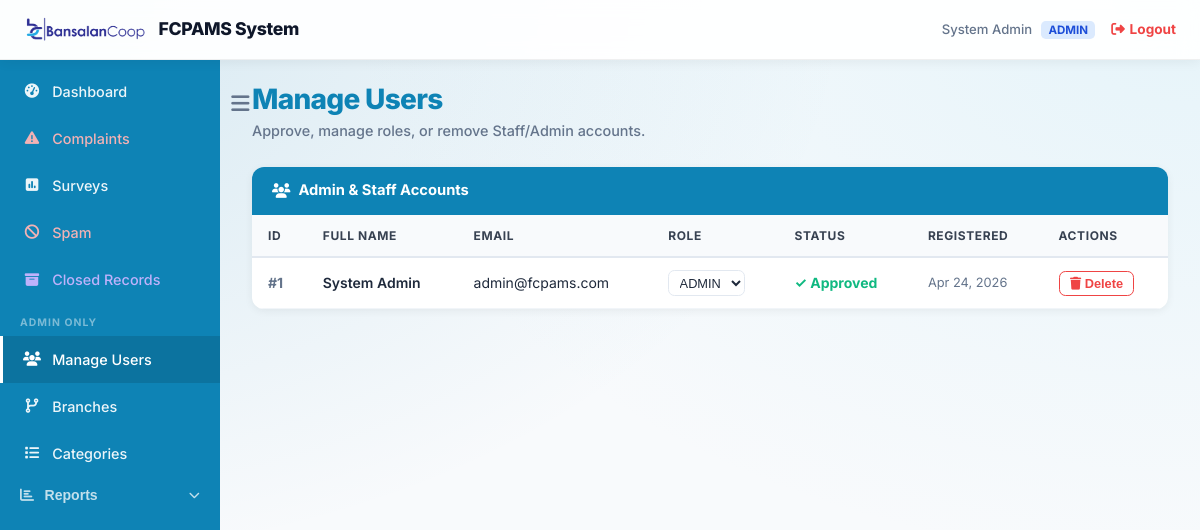
The page /admin/users.php (signed in) on the database its author committed.
### tables this page shows
CREATE TABLE IF NOT EXISTS users (
    id INT AUTO_INCREMENT PRIMARY KEY,
    name VARCHAR(255) NOT NULL,
    email VARCHAR(255) UNIQUE NOT NULL,
    password_hash VARCHAR(255) NOT NULL,
    role ENUM('ADMIN', 'STAFF') DEFAULT 'STAFF',
    branch_id INT,
    is_approved BOOLEAN DEFAULT FALSE,
    created_at TIMESTAMP DEFAULT CURRENT_TIMESTAMP,
    FOREIGN KEY (branch_id) REFERENCES branches(id) ON DELETE SET NULL
);

### admin/users.php (the view, shortened to what this page needs)
<?php
require_once '../config/db.php';
$users = $conn->query("SELECT * FROM users ORDER BY is_approved ASC, id DESC");
include '../includes/admin_header.php';
include '../includes/admin_sidebar.php';
?>
<div class="fade-in">
    <div style="margin-bottom:1.5rem;">
        <h1 style="font-size:1.75rem;color:#0e83b5;margin-bottom:0.25rem;">Manage Users</h1>
        <p style="color:#64748b;font-size:0.9rem;">Approve, manage roles, or remove Staff/Admin accounts.</p>
    </div>
    <div class="admin-table-wrapper">
        <div class="admin-table-header">
            <i class="fas fa-users"></i> Admin &amp; Staff Accounts
        </div>
        <div style="overflow-x:auto;">
        <table class="admin-table">
            <thead>
                <tr>
                    <th>ID</th>
                    <th>Full Name</th>
                    <th>Email</th>
                    <th>Role</th>
                    <th>Status</th>
                    <th>Registered</th>
                    <th>Actions</th>
                </tr>
            </thead>
            <tbody>
            <?php if ($users->num_rows > 0): ?>
                <?php while ($u = $users->fetch_assoc()): ?>
                <tr>
                    <td style="font-weight:700;color:#64748b;">#<?php echo $u['id']; ?></td>
                    <td style="font-weight:600;"><?php echo htmlspecialchars($u['name']); ?></td>
                    <td><?php echo htmlspecialchars($u['email']); ?></td>
                    <td>
                        <?php if ($u['id'] !== $_SESSION['user_id']): ?>
                        <form method="POST" style="display:inline-flex;gap:0.3rem;align-items:center;">
                            <select name="role" style="padding:0.2rem 0.4rem;border:1px solid #e2e8f0;border-radius:0.4rem;font-size:0.8rem;background:white;color:#1e293b;" onchange="this.form.submit()">
                                <option value="ADMIN" <?php echo $u['role']==='ADMIN'?'selected':''; ?>>ADMIN</option>
                            </select>
                        </form>
                        <?php else: ?>
                            <span style="background:#dbeafe;color:#1d4ed8;padding:0.2rem 0.6rem;border-radius:0.3rem;font-size:0.78rem;font-weight:700;"><?php echo $u['role']; ?> (You)</span>
                        <?php endif; ?>
                    </td>
                    <td>
                        <?php if ($u['is_approved']): ?>
                            <span style="color:#10b981;font-weight:700;">✓ Approved</span>
                        <?php else: ?>
                            <span style="color:#eab308;font-weight:700;">⏳ Pending</span>
                        <?php endif; ?>
                    </td>
                    <td style="font-size:0.8rem;color:#64748b;"><?php echo date('M d, Y', strtotime($u['created_at'])); ?></td>
                    <td>
                        <div style="display:flex;gap:0.4rem;flex-wrap:wrap;">
                            <?php if ($u['id'] !== $_SESSION['user_id']): ?>
                            <form method="POST" style="display:inline;" onsubmit="return confirm('Delete this user? This cannot be undone.');">
                                <button type="submit" style="background:transparent;color:#ef4444;border:1px solid #ef4444;border-radius:0.4rem;padding:0.25rem 0.65rem;font-size:0.8rem;cursor:pointer;font-weight:600;">
                                    <i class="fas fa-trash"></i> Delete
                                </button>
                            </form>
                            <?php endif; ?>
                        </div>
                    </td>
                </tr>
                <?php endwhile; ?>
            <?php else: ?>
                <tr><td colspan="7" style="text-align:center;padding:2rem;color:#94a3b8;">No users found.</td></tr>
            <?php endif; ?>
            </tbody>
        </table>
        </div>
    </div>
</div>
<?php include '../includes/admin_footer.php'; ?>

### assets/css/main.css (style rules this page uses)
:root { --primary: #3b82f6; --primary-hover: #2563eb; --secondary: #6366f1; --secondary-hover: #4f46e5; --accent: #f43f5e; --bg-color: #f8fafc; --surface-color: #ffffff; --text-primary: #0f172a; --text-secondary: #334155; --border-color: #e2e8f0; --success: #10b981; --error: #ef4444; --font-family: 'Inter', system-ui, -apple-system, sans-serif; --glass-bg: rgba(255, 255, 255, 0.65); --glass-border: rgba(255, 255, 255, 0.8); --glass-shadow: 0 10px 40px 0 rgba(0, 0, 0, 0.08); }
* { box-sizing: border-box; margin: 0; padding: 0; }
h1, h2, h3, h4, h5, h6 { font-weight: 800; line-height: 1.1; letter-spacing: -0.025em; margin-bottom: 1.25rem; color: #1e293b; }
h1 { font-size: 3.2rem; }
p { margin-bottom: 1.25rem; color: var(--text-secondary); line-height: 1.7; font-weight: 500; }
.animate-fade-in, .fade-in { animation: fadeInUp 0.6s cubic-bezier(0.2, 0.8, 0.2, 1) forwards; }
body { font-family: var(--font-family); background: url('../../images/bcbldg.jpg') no-repeat center center fixed; background-size: cover; color: var(--text-primary); line-height: 1.6; min-height: 100vh; display: flex; flex-direction: column; }
.admin-table-wrapper { background: white; border-radius: 0.75rem; box-shadow: 0 2px 8px rgba(0,0,0,0.06); overflow: hidden; margin-bottom: 1.5rem; }
.admin-table-header { background-color: #0e83b5; color: white; padding: 0.75rem 1.25rem; font-weight: 700; font-size: 0.92rem; display: flex; align-items: center; gap: 0.5rem; }
.admin-table { width: 100%; border-collapse: collapse; }
.admin-table th { background: #f8fafc; color: #374151; padding: 0.7rem 1rem; font-size: 0.75rem; font-weight: 700; text-transform: uppercase; letter-spacing: 0.05em; text-align: left; border-bottom: 2px solid #e2e8f0; }
.admin-table td { padding: 0.75rem 1rem; border-bottom: 1px solid #f1f5f9; color: #1e293b; font-size: 0.875rem; vertical-align: middle; }

### rows shown on the page
users: id "1", name "System Admin", email "admin@fcpams.com", role "ADMIN", is_approved "✓ Approved", created_at "Apr 24, 2026"

### other values the page prints
$_SESSION['name'] "System Admin"
$_SESSION['role'] "ADMIN"
